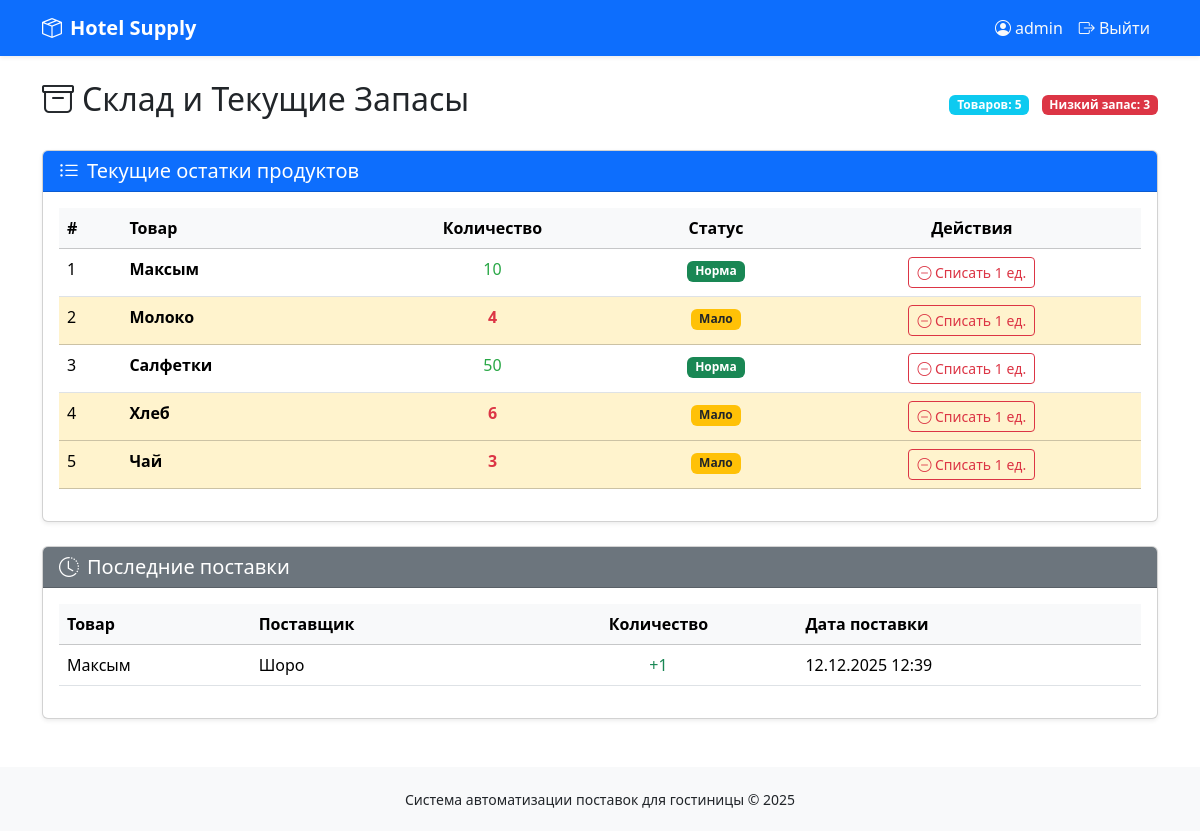
The app's page /sklad/ (signed in) with its own data.
### inventory/models.py (models this page shows, shortened)
class Product(models.Model):
    name = models.CharField(max_length=255)
    quantity = models.IntegerField(default=0)
    class Meta:
        verbose_name = 'Товар'
        verbose_name_plural = 'Товары'

class Supply(models.Model):
    product = models.ForeignKey(Product, on_delete=models.CASCADE, verbose_name='Товар')
    supplier = models.ForeignKey(Supplier, on_delete=models.CASCADE, verbose_name='Поставщик')
    quantity = models.IntegerField(verbose_name='Количество')
    date = models.DateTimeField(auto_now_add=True, verbose_name='Дата поставки')
    created_by = models.ForeignKey(User, on_delete=models.SET_NULL, null=True, blank=True,
                                   verbose_name='Оформил')
    class Meta:
        ordering = ['-date']
        verbose_name = 'Поставка'
        verbose_name_plural = 'Поставки'

class Supplier(models.Model):
    name = models.CharField(max_length=255)
    phone = models.CharField(max_length=50, blank=True, null=True)
    address = models.TextField(blank=True, null=True)
    class Meta:
        verbose_name = 'Поставщик'
        verbose_name_plural = 'Поставщики'

### accounts/decorators.py (the view, shortened to what this page needs)
        def wrapper_func(request, *args, **kwargs):
            if not request.user.is_authenticated:
                messages.error(request, "Требуется авторизация")
                return redirect('login')
            if request.user.is_superuser:
                return view_func(request, *args, **kwargs)

### inventory/views.py (called while the page is built)
@login_required
@allowed_roles(['admin', 'manager', 'user'])
def sklad(request):
    products = Product.objects.all().order_by('name')
    recent_supplies = Supply.objects.all().order_by('-date')[:10]  # Последние 10 поставок
    low_stock = products.filter(quantity__lt=10)
    return render(request, "sklad.html", {
        "products": products,
        "recent_supplies": recent_supplies,
        "low_stock": low_stock,
        "low_threshold": 10
    })

### templates/sklad.html (shortened to what this page needs)
{% extends 'base.html' %}
{% block content %}
<div class="d-flex justify-content-between align-items-center mb-4">
    <h1 class="h2"><i class="bi bi-archive me-2"></i>Склад и Текущие Запасы</h1>
    <div>
        <span class="badge bg-info">Товаров: {{ products|length }}</span>
        {% if low_stock %}
            <span class="badge bg-danger ms-2">Низкий запас: {{ low_stock|length }}</span>
        {% endif %}
    </div>
</div>
<div class="card shadow-sm mb-4">
    <div class="card-header bg-primary text-white">
        <h5 class="mb-0"><i class="bi bi-list-ul me-2"></i>Текущие остатки продуктов</h5>
    </div>
    <div class="card-body">
        <div class="table-responsive">
            <table class="table table-hover">
                <thead class="table-light">
                    <tr>
                        <th>#</th>
                        <th>Товар</th>
                        <th class="text-center">Количество</th>
                        <th class="text-center">Статус</th>
                        <th class="text-center">Действия</th>
                    </tr>
                </thead>
                <tbody>
                    {% for product in products %}
                    <tr class="{% if product.quantity < low_threshold %}table-warning{% endif %}">
                        <td>{{ forloop.counter }}</td>
                        <td>
                            <strong>{{ product.name }}</strong>
                        </td>
                        <td class="text-center">
                            <span class="{% if product.quantity < low_threshold %}qty-low{% else %}qty-ok{% endif %}">
                                {{ product.quantity }}
                            </span>
                        </td>
                        <td class="text-center">
                            {% if product.quantity == 0 %}
                                <span class="badge bg-danger">Нет в наличии</span>
                            {% elif product.quantity < low_threshold %}
                                <span class="badge bg-warning text-dark">Мало</span>
                            {% else %}
                                <span class="badge bg-success">Норма</span>
                            {% endif %}
                        </td>
                        <td class="text-center">
                            {% if user.is_authenticated and user.groups.all.0.name in 'admin,manager' or user.is_superuser %}
                                <form method="POST" action="{% url 'decrease_product' product.id %}" class="d-inline">
                                    <button type="submit" class="btn btn-sm btn-outline-danger"
                                            {% if product.quantity <= 0 %}disabled{% endif %}>
                                        <i class="bi bi-dash-circle"></i> Списать 1 ед.
                                    </button>
                                </form>
                            {% else %}
                                <span class="text-muted">Только для менеджеров</span>
                            {% endif %}
                        </td>
                    </tr>
                    {% endfor %}
                </tbody>
            </table>
        </div>
    </div>
</div>
<div class="card shadow-sm">
    <div class="card-header bg-secondary text-white">
        <h5 class="mb-0"><i class="bi bi-clock-history me-2"></i>Последние поставки</h5>
    </div>
    <div class="card-body">
        <div class="table-responsive">
            <table class="table table-hover">
                <thead class="table-light">
                    <tr>
                        <th>Товар</th>
                        <th>Поставщик</th>
                        <th class="text-center">Количество</th>
                        <th>Дата поставки</th>
                    </tr>
                </thead>
                <tbody>
                    {% for supply in recent_supplies %}
                    <tr>
                        <td>{{ supply.product.name }}</td>
                        <td>{{ supply.supplier.name }}</td>
                        <td class="text-center text-success">+{{ supply.quantity }}</td>
                        <td>{{ supply.date|date:"d.m.Y H:i" }}</td>
                    </tr>
                    {% endfor %}
                </tbody>
            </table>
        </div>
    </div>
</div>
{% endblock %}

### templates/base.html (shortened to what this page needs)
<!DOCTYPE html>
<html lang="ru">
<head>
    <link href="https://cdn.jsdelivr.net/npm/bootstrap@5.3.3/dist/css/bootstrap.min.css" rel="stylesheet">
    <link rel="stylesheet" href="https://cdn.jsdelivr.net/npm/bootstrap-icons@1.11.3/font/bootstrap-icons.min.css">
</head>
<body>
    <nav class="navbar navbar-expand-lg navbar-dark bg-primary shadow-sm">
        <div class="container">
            <a class="navbar-brand" href="{% url 'index' %}">
                <i class="bi bi-box-seam me-2"></i>Hotel Supply
            </a>
            <div class="navbar-nav ms-auto">
                {% if user.is_authenticated %}
                    <span class="nav-item nav-link text-light">
                        <i class="bi bi-person-circle me-1"></i>{{ user.username }}
                    </span>
                    <a class="nav-item nav-link text-light" href="{% url 'logout' %}">
                        <i class="bi bi-box-arrow-right"></i> Выйти
                    </a>
                {% endif %}
            </div>
        </div>
    </nav>
    <div class="container mt-4">
        {% block content %}{% endblock %}
    </div>
    <footer class="footer mt-5">
        <div class="container text-center">
            <small>Система автоматизации поставок для гостиницы &copy; {% now "Y" %}</small>
        </div>
    </footer>
</body>
</html>

### templates/base.html (style rules this page uses)
.navbar-brand { font-weight: bold; }
.footer { margin-top: 50px; padding: 20px; background-color: #f8f9fa; }
.qty-low { color: #dc3545; font-weight: bold; }
.qty-ok { color: #28a745; }

### records on screen
Product: name "Максым", quantity "10", shows "Норма"
Product: name "Молоко", quantity "4", shows "Мало"
Product: name "Салфетки", quantity "50", shows "Норма"
Product: name "Хлеб", quantity "6", shows "Мало"
Product: name "Чай", quantity "3", shows "Мало"
Supply: product.name "Максым", supplier.name "Шоро", quantity "1", date "12.12.2025 12:39"

### other values on screen
{{ user.username }} "admin"
{{ products|length }} "5"
{{ low_stock|length }} "3"
